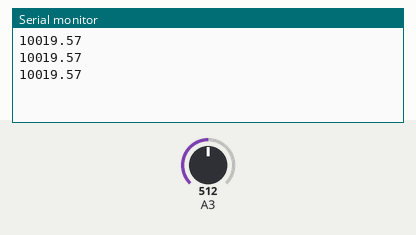
Simulated run of this sketch. Board: Arduino Uno, built with avr-gcc and run on an emulated ATmega328P. Shown: the last lines printed to the serial monitor. The inputs (shaded band) are chosen by the test bench; at power-on: A3 = 512.

Above: at 1.3 s.
1.4 s: A3 set to 716
At 1.9 s:
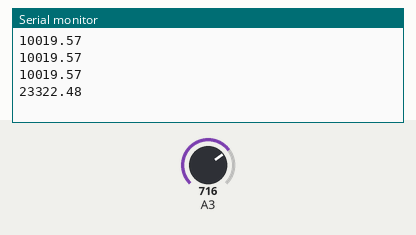
2.9 s: A3 set to 900
At 3.4 s:
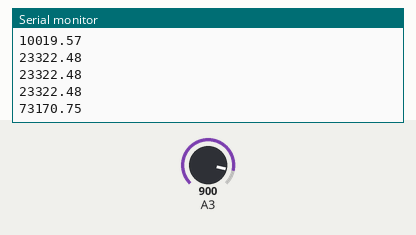
Timing chart, 0 to 5.9 s (numbered marks = the images above; inputs shaded):
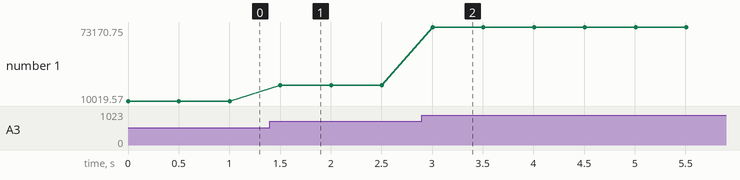

Measured:
- after the input at 1.4 s, the serial monitor: prints a new line after 0.10 s (image 1)
- after the input at 2.9 s, the serial monitor: prints a new line after 0.11 s (image 2)
- plotted number 1: 10019.57 → 23322.48 after the input at 1.4 s, 23322.48 → 73170.75 after the input at 2.9 s

The sketch:

suprotivlenie.ino
```cpp
int R=10000;
int Uin=5;
float Rx = 0;


void setup() {
 Serial.begin(9600);
}

void loop() {
  int a = analogRead(A3);
  float Uout= mapfloat(a, 0, 1023, 0, 5);
  if(Uin == Uout)
    Rx = 0;
  else
    Rx= (Uout*R)/(Uin-Uout);
  Serial.println(Rx);
  delay(500);
}

float mapfloat(long x, long in_min, long in_max, long out_min, long out_max)
{
  return (float)(x - in_min) * (out_max - out_min) / (float)(in_max - in_min) + out_min;
}
```
